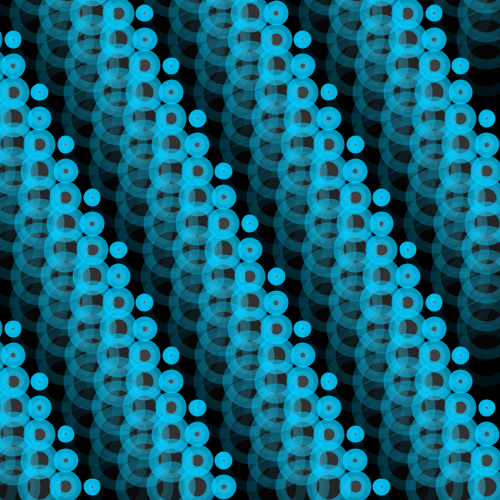
Frame 1 (no input)
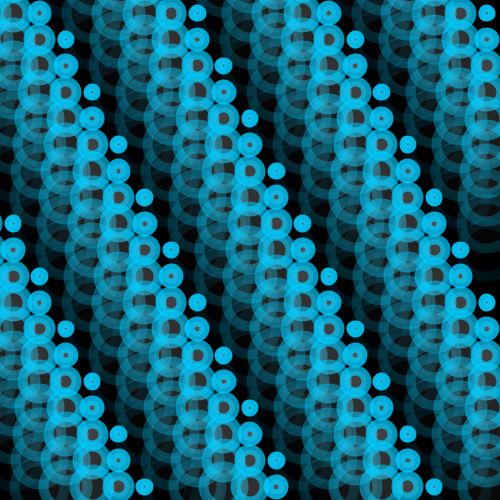
Frame 60 (the mouse pressed at the canvas centre just before this capture)
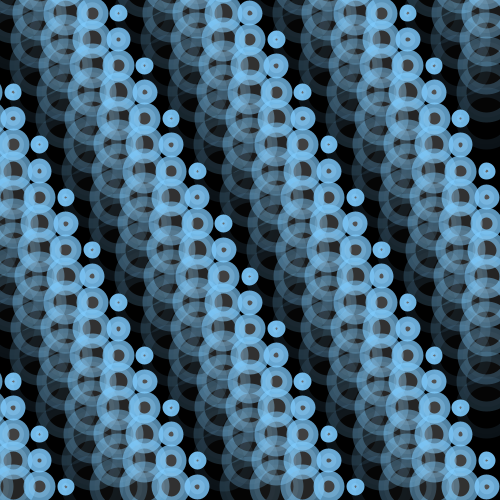
Frame 120 (the mouse held since frame 60 and released just before this capture)

The Processing sketch that drew these frames (run headless with seeded random() and noise(); from frame 60 on, the mouse is pressed at the canvas centre):

// Processing sketch: processing_152341
// ── processing_152341.pde

/*
 * Creative Coding
 * Week 2, 06 - Moving Patterns 2
 * by Indae Hwang and Jon McCormack
 * Copyright (c) 2014 Monash University
 *
 * Similar to the previous sketch, this sketch draws a grid of oscillating circles. Each circle has a "lifetime"
 * over which it grows and changes intensity and opacity. At the end of each lifetime the circle begins again.
 * Pressing the left and right arrow keys changes the lifetime of all the circles globally.
 *
 */
 
// variable used to store the current frame rate value
int frame_rate_value;
 
void setup() {
 
  // make the display window the full size of the screen
  size(500,500);//displayWidth, displayHeight);
 
  frame_rate_value = 11;
  rectMode(CENTER);
  background(0);

  
}
 
 
void draw() {
 
 
   
  background(0);
 
  int num = 20;
  int margin = 0;
  float gutter = 0; //distance between each cell
  float cellsize = ( width - (2 * margin) - gutter * (num - 1) ) / (num - 1);
 
  int circleNumber = 1; // counter
  for (int i=0; i<num; i++) {
    for (int j=0; j<num; j++) {
      circleNumber = (i * num) + j; // different way to calculate the circle number from w2_04
 
      float tx = margin + cellsize * i + gutter * i;
      float ty = margin + cellsize * j + gutter * j;
 
      movingCircle(tx, ty, cellsize, circleNumber);
    }
  }
} //end of draw
 
 
void movingCircle(float x, float y, float size, int offset) {
 
  float circlePeriod = (float)frame_rate_value;
  float circleAge = (float)((frameCount + offset) % (int)circlePeriod) / circlePeriod;
 
  float circleSize = size * 2.0 * sin(circleAge * HALF_PI);
 
  strokeWeight(10);
  stroke(color(map(mouseY,0,height,0,255),204,255), lerp(255, 0, circleAge));
  fill(lerp(258, 0, circleAge), lerp(120, 0, circleAge));
  ellipse(x-size/2, y-size/2, circleSize, circleSize);
}
 
 
/*
 * keyReleased function
 *
 * called automatically by Processing when a keyboard key is released
 */
void keyReleased() {
 
  // right arrow -- increase frame_rate_value
  if (keyCode == RIGHT && frame_rate_value < 120) {
    frame_rate_value++;
  }
 
  // left arrow -- decrease frame_rate_value
  if ( keyCode == LEFT && frame_rate_value > 2) {
    frame_rate_value--;
  }
 
  // print the current value on the screen
  println("Current frame Rate is: " + frame_rate_value);
}
